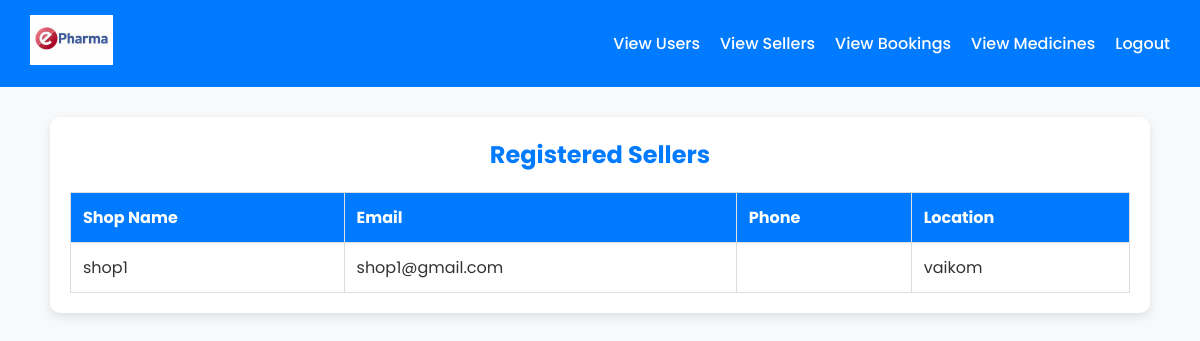
The app's page /viewsellers/ with its own data.
### app/models.py (models this page shows, shortened)
class Seller(models.Model):
    name = models.CharField(max_length=100)
    email = models.EmailField(unique=True)
    password = models.CharField(max_length=255)
    location = models.CharField(max_length=255)

### app/views.py (the view)
# urls.py: path("viewsellers/", views.viewsellers, name="viewsellers"),
def viewsellers(request):
    sellers=Seller.objects.all()
    return render(request,'admin/viewsellers.html',{'sellers':sellers})

### templates/admin/viewsellers.html (shortened to what this page needs)
<!DOCTYPE html>
<html lang="en">
<head>
</head>
<body>
    <nav class="navbar">
        <a href="../adminhome"><img src="../static/OIP (3).jpg" alt="logo"></a>
        <div>
            <a href="../viewusers">View Users</a>
            <a href="../viewsellers">View Sellers</a>
            <a href="../viewbookings">View Bookings</a>
            <a href="../viewmedicine">View Medicines</a>
            <a href="../logout" class="logout">Logout</a>
        </div>
    </nav>
    <div class="container">
        <h2>Registered Sellers</h2>
        <table class="sellers-table">
            <thead>
                <tr>
                    <th>Shop Name</th>
                    <th>Email</th>
                    <th>Phone</th>
                    <th>Location</th>
                </tr>
            </thead>
            <tbody>
                {% for med in sellers %}
                <tr>
                    <td>{{ med.name }}</td>
                    <td>{{ med.email }}</td>
                    <td>{{ med.phone }}</td>
                    <td>{{ med.location }}</td>
                </tr>
                {% endfor %}
            </tbody>
        </table>
    </div>
</body>
</html>

### templates/admin/viewsellers.html (style rules this page uses)
* { margin: 0; padding: 0; box-sizing: border-box; }
body { font-family: 'Poppins', sans-serif; background-color: #f8f9fa; color: #333; }
.navbar { display: flex; justify-content: space-between; align-items: center; background-color: #007bff; padding: 15px 30px; color: white; }
.navbar img { height: 50px; }
.navbar div { display: flex; gap: 20px; }
.navbar a { color: white; text-decoration: none; font-weight: 500; transition: 0.3s; }
.container { max-width: 1100px; margin: 30px auto; background: #fff; padding: 20px; border-radius: 10px; box-shadow: 0 4px 10px rgba(0, 0, 0, 0.1); }
h2 { text-align: center; color: #007bff; margin-bottom: 20px; }
.sellers-table { width: 100%; border-collapse: collapse; margin-top: 20px; }
.sellers-table th, .sellers-table td { border: 1px solid #ddd; padding: 12px; text-align: left; }
.sellers-table th { background-color: #007bff; color: white; font-weight: bold; }

### records on screen
Seller: name "shop1", email "shop1@gmail.com", location "vaikom"
